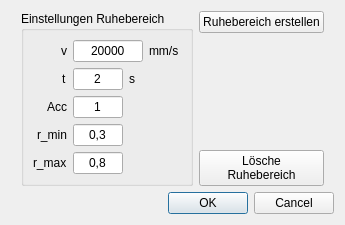
<?xml version="1.0" encoding="UTF-8"?>
<ui version="4.0">
 <class>Dialog</class>
 <widget class="QDialog" name="Dialog">
  <property name="geometry">
   <rect>
    <x>0</x>
    <y>0</y>
    <width>307</width>
    <height>212</height>
   </rect>
  </property>
  <property name="windowTitle">
   <string>Dialog</string>
  </property>
  <layout class="QVBoxLayout" name="verticalLayout">
   <item>
    <layout class="QHBoxLayout" name="horizontalLayout">
     <property name="leftMargin">
      <number>10</number>
     </property>
     <property name="rightMargin">
      <number>10</number>
     </property>
     <item>
      <widget class="QGroupBox" name="groupBox_4">
       <property name="title">
        <string>Einstellungen Ruhebereich</string>
       </property>
       <layout class="QHBoxLayout" name="horizontalLayout_9">
        <item>
         <layout class="QGridLayout" name="gridLayout_6">
          <item row="3" column="0" alignment="Qt::AlignRight">
           <widget class="QLabel" name="label_17">
            <property name="text">
             <string>r_min</string>
            </property>
           </widget>
          </item>
          <item row="0" column="0" alignment="Qt::AlignRight">
           <widget class="QLabel" name="label_12">
            <property name="text">
             <string>v</string>
            </property>
           </widget>
          </item>
          <item row="4" column="0" alignment="Qt::AlignRight">
           <widget class="QLabel" name="label_15">
            <property name="text">
             <string>r_max</string>
            </property>
           </widget>
          </item>
          <item row="2" column="0" alignment="Qt::AlignRight">
           <widget class="QLabel" name="label_16">
            <property name="text">
             <string>Acc</string>
            </property>
           </widget>
          </item>
          <item row="1" column="0" alignment="Qt::AlignRight">
           <widget class="QLabel" name="label_18">
            <property name="text">
             <string>t</string>
            </property>
           </widget>
          </item>
          <item row="1" column="1">
           <layout class="QHBoxLayout" name="horizontalLayout_8">
            <property name="rightMargin">
             <number>10</number>
            </property>
            <item>
             <widget class="QLineEdit" name="txt_t_rast">
              <property name="maximumSize">
               <size>
                <width>50</width>
                <height>16777215</height>
               </size>
              </property>
              <property name="layoutDirection">
               <enum>Qt::LeftToRight</enum>
              </property>
              <property name="text">
               <string>2</string>
              </property>
              <property name="alignment">
               <set>Qt::AlignCenter</set>
              </property>
             </widget>
            </item>
            <item>
             <widget class="QLabel" name="label_14">
              <property name="text">
               <string>s</string>
              </property>
             </widget>
            </item>
           </layout>
          </item>
          <item row="2" column="1">
           <widget class="QLineEdit" name="txt_accuracy">
            <property name="maximumSize">
             <size>
              <width>50</width>
              <height>16777215</height>
             </size>
            </property>
            <property name="text">
             <string>1</string>
            </property>
            <property name="alignment">
             <set>Qt::AlignCenter</set>
            </property>
           </widget>
          </item>
          <item row="3" column="1">
           <widget class="QLineEdit" name="txt_r_min">
            <property name="maximumSize">
             <size>
              <width>50</width>
              <height>16777215</height>
             </size>
            </property>
            <property name="text">
             <string>0,3</string>
            </property>
            <property name="alignment">
             <set>Qt::AlignCenter</set>
            </property>
           </widget>
          </item>
          <item row="4" column="1">
           <widget class="QLineEdit" name="txt_r_max">
            <property name="maximumSize">
             <size>
              <width>50</width>
              <height>16777215</height>
             </size>
            </property>
            <property name="text">
             <string>0,8</string>
            </property>
            <property name="alignment">
             <set>Qt::AlignCenter</set>
            </property>
           </widget>
          </item>
          <item row="0" column="1">
           <layout class="QHBoxLayout" name="horizontalLayout_10">
            <item>
             <widget class="QLineEdit" name="txt_v_rast">
              <property name="maximumSize">
               <size>
                <width>70</width>
                <height>16777215</height>
               </size>
              </property>
              <property name="text">
               <string>20000</string>
              </property>
              <property name="alignment">
               <set>Qt::AlignCenter</set>
              </property>
             </widget>
            </item>
            <item>
             <widget class="QLabel" name="label_13">
              <property name="text">
               <string>mm/s</string>
              </property>
             </widget>
            </item>
           </layout>
          </item>
         </layout>
        </item>
       </layout>
      </widget>
     </item>
     <item>
      <layout class="QGridLayout" name="gridLayout">
       <item row="1" column="0">
        <widget class="QPushButton" name="but_rast">
         <property name="maximumSize">
          <size>
           <width>150</width>
           <height>16777215</height>
          </size>
         </property>
         <property name="focusPolicy">
          <enum>Qt::TabFocus</enum>
         </property>
         <property name="text">
          <string>Ruhebereich erstellen</string>
         </property>
        </widget>
       </item>
       <item row="3" column="0">
        <widget class="QPushButton" name="but_clear_rast">
         <property name="text">
          <string>Lösche
Ruhebereich</string>
         </property>
        </widget>
       </item>
       <item row="2" column="0">
        <spacer name="verticalSpacer">
         <property name="orientation">
          <enum>Qt::Vertical</enum>
         </property>
         <property name="sizeHint" stdset="0">
          <size>
           <width>20</width>
           <height>40</height>
          </size>
         </property>
        </spacer>
       </item>
      </layout>
     </item>
    </layout>
   </item>
   <item>
    <widget class="QDialogButtonBox" name="buttonBox">
     <property name="orientation">
      <enum>Qt::Horizontal</enum>
     </property>
     <property name="standardButtons">
      <set>QDialogButtonBox::Cancel|QDialogButtonBox::Ok</set>
     </property>
    </widget>
   </item>
  </layout>
 </widget>
 <resources/>
 <connections>
  <connection>
   <sender>buttonBox</sender>
   <signal>accepted()</signal>
   <receiver>Dialog</receiver>
   <slot>accept()</slot>
   <hints>
    <hint type="sourcelabel">
     <x>248</x>
     <y>254</y>
    </hint>
    <hint type="destinationlabel">
     <x>157</x>
     <y>274</y>
    </hint>
   </hints>
  </connection>
  <connection>
   <sender>buttonBox</sender>
   <signal>rejected()</signal>
   <receiver>Dialog</receiver>
   <slot>reject()</slot>
   <hints>
    <hint type="sourcelabel">
     <x>316</x>
     <y>260</y>
    </hint>
    <hint type="destinationlabel">
     <x>286</x>
     <y>274</y>
    </hint>
   </hints>
  </connection>
 </connections>
</ui>
